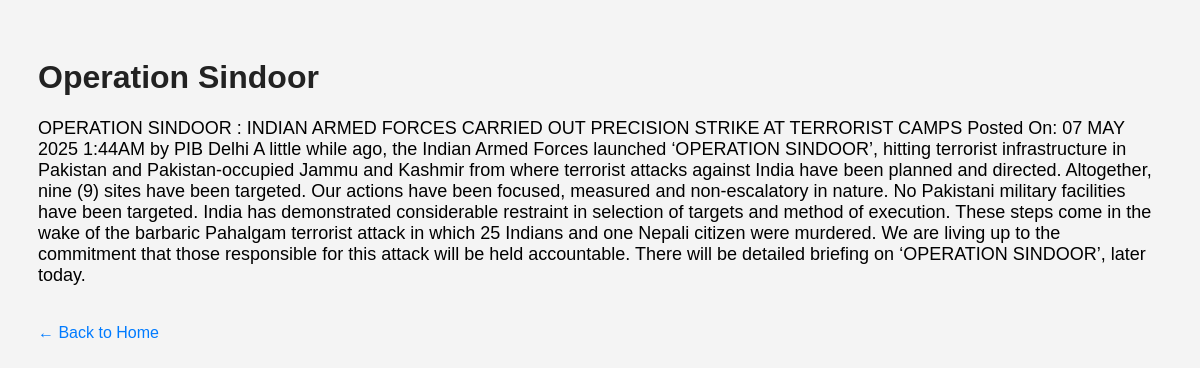
The app's page /article/1 with its own data.
### tables this page shows
CREATE TABLE articles (
            id INTEGER PRIMARY KEY AUTOINCREMENT,
            title TEXT,
            content TEXT
        );

### app.py (the view)
@app.route('/article/<int:id>')
def article(id):
    conn = sqlite3.connect('news.db')
    c = conn.cursor()
    c.execute("SELECT * FROM articles WHERE id=?", (id,))
    article = c.fetchone()
    conn.close()
    return render_template("article.html", article=article)

### templates/article.html (shortened to what this page needs)
<!DOCTYPE html>
<html>
<head>
</head>
<body>
    <h1>{{ article[1] }}</h1>
    <p>{{ article[2] }}</p>
    <a href="/">← Back to Home</a>
</body>
</html>

### templates/article.html (style rules this page uses)
body { font-family: Arial, sans-serif; padding: 30px; background: #f4f4f4; }
h1 { color: #222; }
p { font-size: 18px; }
a { display: inline-block; margin-top: 20px; color: #007BFF; text-decoration: none; }

### records on screen
articles: title "Operation Sindoor", content "OPERATION SINDOOR : INDIAN ARMED FORCES CARRIED OUT PRECISION STRIKE AT TERRORIST CAMPS Posted On: 07 MAY 2025 1:44AM by PIB Delhi A little while ago, the Indian Armed Forces launched ‘OPERATION SINDOOR’, hitting terrorist infrastructure in Pakistan and Pakistan-occupied Jammu and Kashmir from where terrorist attacks against India have been planned and directed. Altogether, nine (9) sites have been targeted. Our actions have been focused, measured and non-escalatory in nature. No Pakistani military facilities have been targeted. India has demonstrated considerable restraint in selection of targets and method of execution. These steps come in the wake of the barbaric Pahalgam terrorist…"
